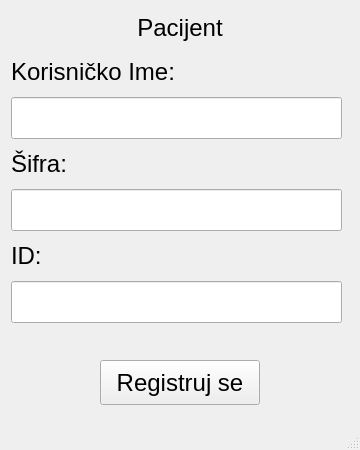
<?xml version="1.0" encoding="UTF-8"?>
<ui version="4.0">
 <class>MainWindow</class>
 <widget class="QMainWindow" name="MainWindow">
  <property name="geometry">
   <rect>
    <x>0</x>
    <y>0</y>
    <width>360</width>
    <height>450</height>
   </rect>
  </property>
  <property name="windowTitle">
   <string>Ambulanta</string>
  </property>
  <widget class="QWidget" name="centralwidget">
   <widget class="QLabel" name="pacijentLoginIme">
    <property name="geometry">
     <rect>
      <x>11</x>
      <y>54</y>
      <width>206</width>
      <height>36</height>
     </rect>
    </property>
    <property name="font">
     <font>
      <pointsize>18</pointsize>
     </font>
    </property>
    <property name="text">
     <string>Korisničko Ime:</string>
    </property>
   </widget>
   <widget class="QLineEdit" name="sifra_pacijent_reg">
    <property name="geometry">
     <rect>
      <x>11</x>
      <y>189</y>
      <width>331</width>
      <height>42</height>
     </rect>
    </property>
    <property name="font">
     <font>
      <pointsize>18</pointsize>
     </font>
    </property>
   </widget>
   <widget class="QLineEdit" name="ime_pacijent_reg">
    <property name="geometry">
     <rect>
      <x>11</x>
      <y>97</y>
      <width>331</width>
      <height>42</height>
     </rect>
    </property>
    <property name="font">
     <font>
      <pointsize>18</pointsize>
     </font>
    </property>
   </widget>
   <widget class="QLabel" name="pacijentLoginSIfra">
    <property name="geometry">
     <rect>
      <x>11</x>
      <y>146</y>
      <width>72</width>
      <height>36</height>
     </rect>
    </property>
    <property name="font">
     <font>
      <pointsize>18</pointsize>
     </font>
    </property>
    <property name="text">
     <string>Šifra:</string>
    </property>
   </widget>
   <widget class="QPushButton" name="pacijent_registruj">
    <property name="geometry">
     <rect>
      <x>100</x>
      <y>360</y>
      <width>160</width>
      <height>45</height>
     </rect>
    </property>
    <property name="font">
     <font>
      <pointsize>18</pointsize>
     </font>
    </property>
    <property name="text">
     <string>Registruj se</string>
    </property>
   </widget>
   <widget class="QLabel" name="pacijentLoginLabel">
    <property name="geometry">
     <rect>
      <x>130</x>
      <y>10</y>
      <width>100</width>
      <height>36</height>
     </rect>
    </property>
    <property name="font">
     <font>
      <pointsize>18</pointsize>
     </font>
    </property>
    <property name="text">
     <string>Pacijent</string>
    </property>
    <property name="alignment">
     <set>Qt::AlignCenter</set>
    </property>
   </widget>
   <widget class="QLabel" name="label">
    <property name="geometry">
     <rect>
      <x>11</x>
      <y>238</y>
      <width>42</width>
      <height>36</height>
     </rect>
    </property>
    <property name="font">
     <font>
      <pointsize>18</pointsize>
     </font>
    </property>
    <property name="text">
     <string>ID:</string>
    </property>
   </widget>
   <widget class="QLineEdit" name="id_pacijent_reg">
    <property name="geometry">
     <rect>
      <x>11</x>
      <y>281</y>
      <width>331</width>
      <height>42</height>
     </rect>
    </property>
    <property name="font">
     <font>
      <pointsize>18</pointsize>
     </font>
    </property>
   </widget>
   <widget class="QLabel" name="pacijent_greska_reg">
    <property name="geometry">
     <rect>
      <x>20</x>
      <y>330</y>
      <width>220</width>
      <height>21</height>
     </rect>
    </property>
    <property name="font">
     <font>
      <pointsize>10</pointsize>
     </font>
    </property>
    <property name="text">
     <string/>
    </property>
   </widget>
  </widget>
  <widget class="QMenuBar" name="menubar">
   <property name="geometry">
    <rect>
     <x>0</x>
     <y>0</y>
     <width>360</width>
     <height>26</height>
    </rect>
   </property>
  </widget>
  <widget class="QStatusBar" name="statusbar"/>
 </widget>
 <resources/>
 <connections/>
</ui>
